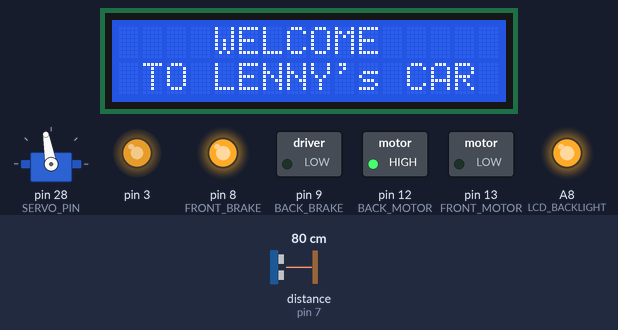
This sketch was run on a simulated Arduino Mega 2560, built with avr-gcc and run on an emulated ATmega2560. Parts: 16×2 character LCD, servo, switched loads named in the sketch (green lamp = pin HIGH), output pins drawn as LEDs (lit = HIGH). Wiring (inferred from the names in the program): ultrasonic range finder: trigger pin 7; echo pin 7. Inputs (shaded band) come from the test bench; at power-on: distance to the obstacle (sensor on pin 7) 80 cm. The echo pulse lasts 58.3 µs per cm; what the sketch prints to the serial monitor is not drawn.

Above: at 1.2 s.
1.3 s: distance to the obstacle (sensor on pin 7) set to 33 cm
At 2.1 s:
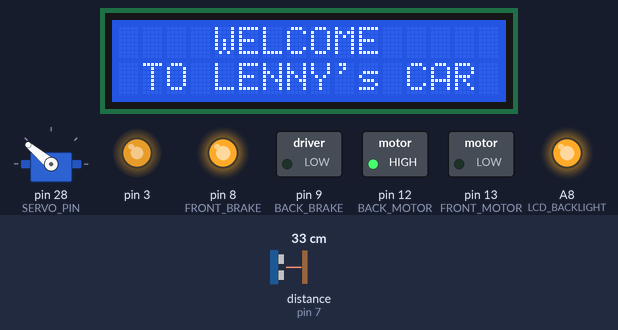
3.4 s: distance to the obstacle (sensor on pin 7) set to 29 cm
At 5.35 s:
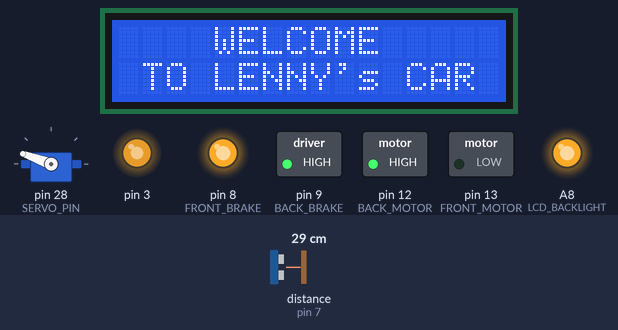
Timing chart, 0 to 12.2 s (numbered marks = the images above; inputs shaded):
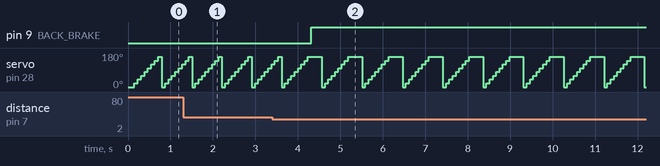

The sketch:

RCcar_OLD.ino
```cpp
#include <LiquidCrystal.h>
#include <Servo.h>

//LCD Hookups
#define RS 26
#define EN 27
#define D4 22
#define D5 23
#define D6 24
#define D7 25
#define LCD_BACKLIGHT A8

//Motors Hookups
#define BACK_MOTOR 12
#define FRONT_MOTOR 13
#define BACK_BRAKE 9
#define FRONT_BRAKE 8

#define SERVO_PIN 28
#define OBSTECALE 12
LiquidCrystal lcd(EN, RS, D7, D6, D5, D4);

Servo headServo;
const int pingPin = 7;
int servoAngle = 90;
int angleStep = 30;

unsigned angle =0;

void setup(){
  lcdSetup();
  headServo.attach(SERVO_PIN);
  carSetupAndStart();

  Serial.begin(9600);
}  //setup

void loop(){
  //* CHECKING RIGHT | LEFT | MIDDLE
  long duration_180, duration_0,
      inches_180, RIGHT=0, duration_90,
      LEFT=0, distance=0, MIDDLE=0;

  for(angle = 0; angle < 180; angle += 20){
    headServo.write(angle);
    delay(75);
    clearSensor();
    pinMode(pingPin, INPUT);
    duration_0 = pulseIn(pingPin, HIGH);
    distance = microsecondsToInches(duration_0);
    Serial.println(distance);

    if( distance != 0 && distance < 6 && angle > 10
              && angle < 80 ) RIGHT++;

    else if( distance != 0 && distance < OBSTECALE
              && angle >= 80 && angle < 120) MIDDLE++;

    else if( distance != 0 && distance < 6
              && angle < 170) LEFT++;
  }
  Serial.print("RIGHT:");
  Serial.print(RIGHT);
  Serial.print(" MIDDLE:");
  Serial.print(MIDDLE);
  Serial.print(" LEFT:");
  Serial.println(LEFT);
  if( RIGHT || MIDDLE || LEFT ){
   STOP();
   delay(250);
  }
                                  /* CHECK IF !=0 && equal */
  if( RIGHT && MIDDLE && LEFT){
    if( RIGHT < LEFT && MIDDLE < LEFT){
     //GO LEFT
    }else if( MIDDLE < RIGHT && LEFT < RIGHT){
     //GO RIGHT
    }else{
      //GO BACKWARD AND REVERSE
    }
  }else if( RIGHT && MIDDLE ){
   if( RIGHT < MIDDLE ){
    //GO STRAIGHT
   }else{
    //GO RIGHT
   }
  }else if( LEFT && MIDDLE ){
    if( LEFT < MIDDLE ){
     //GO STRAIGHT
    }else{
     //GO LEFT
    }
  }else if( LEFT && RIGHT ){
   if( LEFT < RIGHT ){
    //GO RIGHT
    }else{
     //GO LEFT
    }
  }else if( RIGHT ){
    //GO LEFT
  }else if( MIDDLE ){
   //GO EITHER WAY
  }else if( LEFT ){
   //GO RIGHT
  }else{
   //GO FORAWRD
  }


    /*if( angle == 30 ){
      delay(5);
      clearSensor();
      pinMode(pingPin, INPUT);
      duration_0 = pulseIn(pingPin, HIGH);
      RIGHT = microsecondsToInches(duration_0);
      a[0]=RIGHT;
      Serial.print("RIGHT: ");
      Serial.print(RIGHT);
      Serial.print(", LEFT: ");
      //clearSensor();
    }else if( angle == 120 ){
      delay(5);
      clearSensor();
      pinMode(pingPin, INPUT);
      duration_90 = pulseIn(pingPin, HIGH);
      LEFT = microsecondsToInches(duration_90);
      a[1]=LEFT;
      Serial.print(LEFT);
      Serial.println(" ");

    }*/


  /*
   for(angle = 60; angle < 180; angle += 5){
    headServo.write(angle);

    delay(15);
   }*/
    /*else if( angle == 140){
      delay(5);
      clearSensor();
      pinMode(pingPin, INPUT);
      duration_180 = pulseIn(pingPin, HIGH);
      inches_180 = microsecondsToInches(duration_180);
      a[2]=inches_180;
      Serial.print(inches_180);
      //delay(50);
    }
    delay(50);
  }
  Serial.print(" | SORT: ");
  sort(a,3);
  for(unsigned i=0; i<3; i++){
   Serial.print(a[i]);
   Serial.print(" ");
  }
  Serial.println();*/
  /*
  //lcd.clear();
  //get inches for both angles
  Serial.print(RIGHT);
  Serial.print(", ");
  Serial.println(inches_180);
  lcd.clear();
  lcd.print("180: ");
  lcd.setCursor(4,0);
  lcd.print(inches_180);
  lcd.setCursor(0,1);
  lcd.print("0: ");
  lcd.setCursor(2,1);
  lcd.print(RIGHT);
  delay(500);
  //180 -> far left
  //0 -> far right
*/
/*
  if( (LEFT < 12) || (RIGHT < 12) ){
  	//check which way to go
  	digitalWrite(BACK_BRAKE, HIGH);
  	if(  ((LEFT < 12) && (RIGHT < 12))
             //  && ((LEFT < 12) || (RIGHT < 12)) )
               &&( LEFT < RIGHT ) ){
                Serial.println(" = > 180<0 ");
  		delay(75);
  		//reverse & go right
  		turnLeft();  //put the tire in left dir
  		//go backward
  		goBackward(750);
  		//stop
  		digitalWrite(BACK_BRAKE, HIGH);  //stop
  		digitalWrite(FRONT_BRAKE, HIGH);  //straight
  	}    /*90: 7, 0: 23

             = >drive


  	else if(  ((LEFT < 12) && (RIGHT < 12))
              // && ((LEFT < 12) || (RIGHT < 12)) )
                   && (RIGHT < LEFT) ){
                Serial.println(" = > 0<180");
  		delay(75);
  		//reverse and go left
  		turnRight();  //put the tire in right dir
  		//go backward
  		goBackward(750);
  		//stop
  		digitalWrite(BACK_BRAKE, HIGH);  //stop
  		digitalWrite(FRONT_BRAKE, HIGH);  //straight
  	}
  	else if(  ((LEFT < 12) && (RIGHT < 12))
             //  && ((LEFT < 12) || (RIGHT < 12)) )
                   && (LEFT == RIGHT) ){
  			//* GOING STRAIGHT BACK
                Serial.println(" = > == ");
  		delay(75);
  		goBackward(1000);
  		digitalWrite(BACK_BRAKE, HIGH);  //stop
  		digitalWrite(FRONT_BRAKE, HIGH);  //straight
  	}else{
      	//go FORWARD
            Serial.println(" = >drive ");
      	    goFORWARD();
        }	//else
  }	//if

  delay(500);*/
}  //loop

void clearSensor(){
  pinMode(pingPin, OUTPUT);
  digitalWrite(pingPin, LOW);
  delayMicroseconds(2);
  digitalWrite(pingPin, HIGH);
  delayMicroseconds(5);
  digitalWrite(pingPin, LOW);
}  //clearSensor

void goBackward( int sec ){
  digitalWrite(BACK_BRAKE, LOW);
  analogWrite(3, 200);  //activate drive motor
  digitalWrite(BACK_MOTOR, LOW);
  delay(sec);
}
void turnLeft(){
  digitalWrite(FRONT_BRAKE, LOW);
  digitalWrite(FRONT_MOTOR, LOW);
  analogWrite(11, 255);  //activate turn motor
}
void turnRight(){
  digitalWrite(FRONT_BRAKE, LOW);
  digitalWrite(FRONT_MOTOR, HIGH);
  analogWrite(11, 255);  //activate turn motor
}  //turnRight()
void goFORWARD(){
  digitalWrite(BACK_BRAKE, LOW);
  analogWrite(3, 200);  //activate drive motor
  digitalWrite(BACK_MOTOR, HIGH);
}
void STOP(){
  digitalWrite(BACK_BRAKE, HIGH);
  digitalWrite(FRONT_BRAKE, HIGH);  //straight
}

long microsecondsToInches(long microseconds)
{
  return microseconds / 74 / 2;
}

void lcdSetup(){
  pinMode(LCD_BACKLIGHT,OUTPUT);
  digitalWrite(LCD_BACKLIGHT,HIGH);
  lcd.begin(16, 2);
  lcd.print("    WELCOME");
  lcd.setCursor(1,1);
  lcd.print("TO LENNY's CAR");
}

void carSetupAndStart(){
  pinMode(BACK_MOTOR,OUTPUT);
  pinMode(FRONT_MOTOR, OUTPUT);
  pinMode(BACK_BRAKE, OUTPUT);
  pinMode(FRONT_BRAKE, OUTPUT);

  digitalWrite(BACK_BRAKE, LOW);
  digitalWrite(FRONT_BRAKE, HIGH);
  analogWrite(3,200);  //activate drive motor
  digitalWrite(BACK_MOTOR, HIGH);
}
```

Measured:
- the behaviour switches between 31 and 30 cm on distance to the obstacle (sensor on pin 7) (found by bisection; images 1 and 2)
- after the input at 3.4 s, pin 9 (BACK_BRAKE): LOW → HIGH after 0.92 s
- by itself, servo on pin 28 (SERVO_PIN): ramps from 0° to 160° and jumps back, once every 0.95 s
